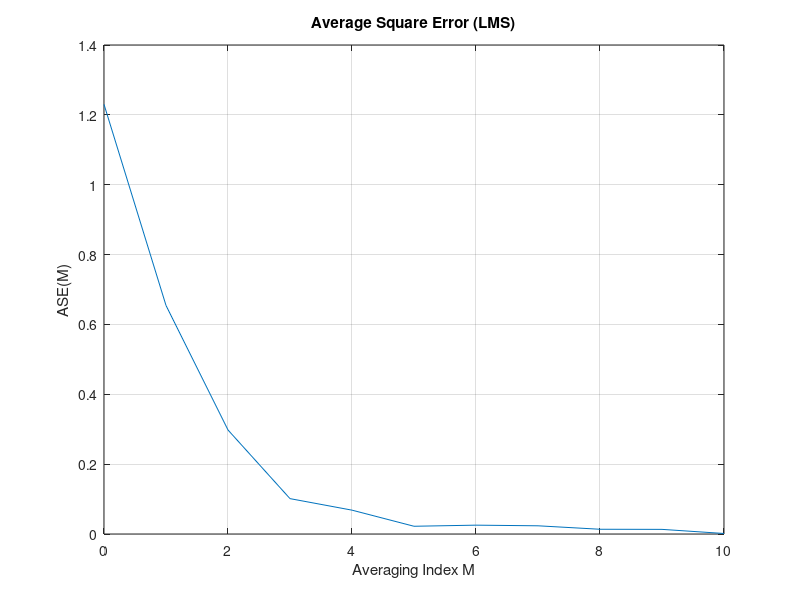
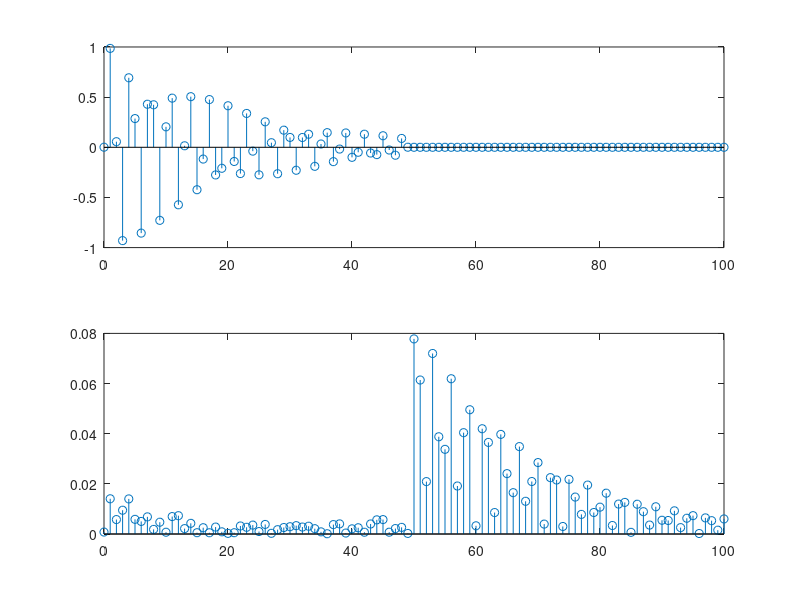

Here is the MATLAB script that generated these plots, in order:
%% Lab8
%    Name : Yamin Yee
%    Date : Nov 14, 2019
%    Lab Assignment : #08  

clear all; close all; clc; format compact;
disp('Lab #8');
disp(' ');
disp('%%%% Yamin Yee          %%%%');
disp('%%%% CECS 463 Fall 2019 %%%%');
disp('%%%% Lab Assignment #08 %%%%');
disp('%%%% 11/14/2019          %%%%');
disp(' ');
str=datestr(now); disp(['Matlab Time Stamp: ',str]);
disp('');


%% Problem 1
a = 1; M = 5000;
px = (a^2)/3;
x  = px*rand(1,M);

%% Problem 2
clc; clear all; close all; format compact;
a1 = -0.8; a2 = -0.9; b1 = 1; b2 = -0.85;
b = [0,b1,b2]; a = [1. -a1, -a2 ];
n = 0:200;
x = 1*n;
d = filter(b,a,x);

%% Problem 3
N = 50; a = 1; Px = a*a/3; delta = 1/10/N/Px/2;
Lx = length(x); y = zeros(1, Lx);
h  = zeros(1,N);
for n = N:Lx
    x1 = x(n:-1:n-N+1); %get next N-element x vector 
    y(n)= h*x1';         %scalar product
    e = d(n) - y(n);    %find error
    h = h + delta * e *x1;%update N-element h vector 
end

%% Problem 4
% 4(a)
M = 5000;
n = 0 : M-1;
x = -1 + 2*rand(1,M);
a1 = -0.8; a2 = -0.9; b1 = 1; b2 = 0.85;
b = [ 0, b1, b2 ]; a = [1, -a1, -a2 ];
d = filter( b, a, x);
N = 50; Px = (1.0/(1+M))*(x*x'); delta = 1/(10*N*Px)/2;
K = 10*N;
y = zeros(1,M);
h = zeros(1,N);
m = 1; k = 1;
ase(m) = 0;
for n = N:M
    x1= x(n:-1:n-N+1);
    y(n) = h*x1';
    e = d(n) - y(n);
    if (mod(n,K) == 0)
        k = 1;
        m = m+1;
        ase(m) = 0;
    end
    ase(m) = ((k-1)*ase(m)+ e*e)/k;
    k = k+1;
    h = h+ delta*e*x1;
end

figure();
ne = 0:m-1; plot(ne, ase); grid on;
title('Average Square Error (LMS)');
xlabel('Averaging Index M'); ylabel('ASE(M)');

% 4(b)
figure();
n = 0:100; p=(n==0); hx=filter(b,a,p);
hf = filter(h,1,p);
error = abs(hx - hf );
title('FIR Impulse Response');
subplot(2,1,1); stem(n,hf);
subplot(2,1,2); stem(n,error);

% 4(c)
%values of the following variables were changed
% N, M, delta 